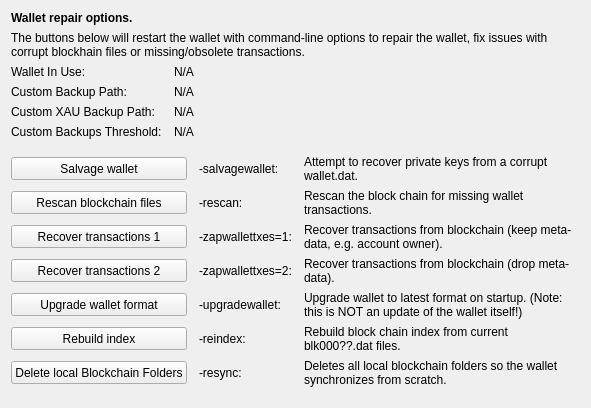
     <widget class="QWidget" name="tab_repair">
      <attribute name="title">
       <string>&amp;Wallet Repair</string>
      </attribute>
      <layout class="QGridLayout" name="gridLayout_4" columnstretch="0,0,0,0">
       <property name="horizontalSpacing">
        <number>12</number>
       </property>
       <item row="0" column="0" colspan="4">
        <widget class="QLabel" name="label_repair_header">
         <property name="font">
          <font>
           <weight>75</weight>
           <bold>true</bold>
          </font>
         </property>
         <property name="text">
          <string>Wallet repair options.</string>
         </property>
        </widget>
       </item>
       <item row="1" column="0" colspan="4">
        <widget class="QLabel" name="label_repair_helptext">
         <property name="font">
          <font>
           <weight>50</weight>
           <bold>false</bold>
          </font>
         </property>
         <property name="text">
          <string>The buttons below will restart the wallet with command-line options to repair the wallet, fix issues with corrupt blockhain files or missing/obsolete transactions.</string>
         </property>
         <property name="wordWrap">
          <bool>true</bool>
         </property>
        </widget>
       </item>
       <item row="2" column="0">
        <widget class="QLabel" name="wallet_path_label">
         <property name="text">
          <string>Wallet In Use:</string>
         </property>
        </widget>
       </item>
       <item row="2" column="1" colspan="3">
        <widget class="QLabel" name="wallet_path">
         <property name="cursor">
          <cursorShape>IBeamCursor</cursorShape>
         </property>
         <property name="text">
          <string>N/A</string>
         </property>
         <property name="textFormat">
          <enum>Qt::PlainText</enum>
         </property>
         <property name="textInteractionFlags">
          <set>Qt::LinksAccessibleByMouse|Qt::TextSelectableByKeyboard|Qt::TextSelectableByMouse</set>
         </property>
        </widget>
       </item>
       <item row="3" column="0">
        <widget class="QLabel" name="wallet_custombackuppath_label">
         <property name="visible">
          <bool>false</bool>
         </property>
         <property name="text">
          <string>Custom Backup Path:</string>
         </property>
        </widget>
       </item>
       <item row="3" column="1" colspan="3">
        <widget class="QLabel" name="wallet_custombackuppath">
         <property name="cursor">
          <cursorShape>IBeamCursor</cursorShape>
         </property>
         <property name="visible">
          <bool>false</bool>
         </property>
         <property name="text">
          <string>N/A</string>
         </property>
         <property name="textFormat">
          <enum>Qt::PlainText</enum>
         </property>
         <property name="textInteractionFlags">
          <set>Qt::LinksAccessibleByMouse|Qt::TextSelectableByKeyboard|Qt::TextSelectableByMouse</set>
         </property>
        </widget>
       </item>
       <item row="4" column="0">
        <widget class="QLabel" name="wallet_customzMuBdIbackuppath_label">
         <property name="visible">
          <bool>false</bool>
         </property>
         <property name="text">
          <string>Custom XAU Backup Path:</string>
         </property>
        </widget>
       </item>
       <item row="4" column="1" colspan="3">
        <widget class="QLabel" name="wallet_customzMuBdIbackuppath">
         <property name="cursor">
          <cursorShape>IBeamCursor</cursorShape>
         </property>
         <property name="visible">
          <bool>false</bool>
         </property>
         <property name="text">
          <string>N/A</string>
         </property>
         <property name="textFormat">
          <enum>Qt::PlainText</enum>
         </property>
         <property name="textInteractionFlags">
          <set>Qt::LinksAccessibleByMouse|Qt::TextSelectableByKeyboard|Qt::TextSelectableByMouse</set>
         </property>
        </widget>
       </item>
       <item row="5" column="0">
        <widget class="QLabel" name="wallet_custombackupthreshold_label">
         <property name="visible">
          <bool>false</bool>
         </property>
         <property name="text">
          <string>Custom Backups Threshold:</string>
         </property>
        </widget>
       </item>
       <item row="5" column="1" colspan="3">
        <widget class="QLabel" name="wallet_custombackupthreshold">
         <property name="cursor">
          <cursorShape>IBeamCursor</cursorShape>
         </property>
         <property name="visible">
          <bool>false</bool>
         </property>
         <property name="text">
          <string>N/A</string>
         </property>
         <property name="textFormat">
          <enum>Qt::PlainText</enum>
         </property>
         <property name="textInteractionFlags">
          <set>Qt::LinksAccessibleByMouse|Qt::TextSelectableByKeyboard|Qt::TextSelectableByMouse</set>
         </property>
        </widget>
       </item>
       <item row="6" column="0">
        <spacer name="verticalSpacer_repair1">
         <property name="orientation">
          <enum>Qt::Vertical</enum>
         </property>
         <property name="sizeHint" stdset="0">
          <size>
           <width>10</width>
           <height>10</height>
          </size>
         </property>
        </spacer>
       </item>
       <item row="7" column="0" colspan="2">
        <widget class="QPushButton" name="btn_salvagewallet">
         <property name="minimumSize">
          <size>
           <width>100</width>
           <height>23</height>
          </size>
         </property>
         <property name="text">
          <string>Salvage wallet</string>
         </property>
        </widget>
       </item>
       <item row="7" column="2">
        <widget class="QLabel" name="label_repair_salvage_command">
         <property name="text">
          <string notr="true">-salvagewallet:</string>
         </property>
        </widget>
       </item>
       <item row="7" column="3">
        <widget class="QLabel" name="label_repair_salvage">
         <property name="text">
          <string>Attempt to recover private keys from a corrupt wallet.dat.</string>
         </property>
         <property name="wordWrap">
          <bool>true</bool>
         </property>
        </widget>
       </item>
       <item row="8" column="0" colspan="2">
        <widget class="QPushButton" name="btn_rescan">
         <property name="minimumSize">
          <size>
           <width>100</width>
           <height>23</height>
          </size>
         </property>
         <property name="text">
          <string>Rescan blockchain files</string>
         </property>
        </widget>
       </item>
       <item row="8" column="2">
        <widget class="QLabel" name="label_repair_rescan_command">
         <property name="text">
          <string notr="true">-rescan:</string>
         </property>
        </widget>
       </item>
       <item row="8" column="3">
        <widget class="QLabel" name="label_repair_rescan">
         <property name="text">
          <string>Rescan the block chain for missing wallet transactions.</string>
         </property>
         <property name="wordWrap">
          <bool>true</bool>
         </property>
        </widget>
       </item>
       <item row="9" column="0" colspan="2">
        <widget class="QPushButton" name="btn_zapwallettxes1">
         <property name="minimumSize">
          <size>
           <width>100</width>
           <height>23</height>
          </size>
         </property>
         <property name="text">
          <string>Recover transactions 1</string>
         </property>
        </widget>
       </item>
       <item row="9" column="2">
        <widget class="QLabel" name="label_repair_zap1_command">
         <property name="text">
          <string notr="true">-zapwallettxes=1:</string>
         </property>
        </widget>
       </item>
       <item row="9" column="3">
        <widget class="QLabel" name="label_repair_zap1">
         <property name="text">
          <string>Recover transactions from blockchain (keep meta-data, e.g. account owner).</string>
         </property>
         <property name="wordWrap">
          <bool>true</bool>
         </property>
        </widget>
       </item>
       <item row="10" column="0" colspan="2">
        <widget class="QPushButton" name="btn_zapwallettxes2">
         <property name="minimumSize">
          <size>
           <width>100</width>
           <height>23</height>
          </size>
         </property>
         <property name="text">
          <string>Recover transactions 2</string>
         </property>
        </widget>
       </item>
       <item row="10" column="2">
        <widget class="QLabel" name="label_repair_zap2_command">
         <property name="text">
          <string notr="true">-zapwallettxes=2:</string>
         </property>
        </widget>
       </item>
       <item row="10" column="3">
        <widget class="QLabel" name="label_repair_zap2">
         <property name="text">
          <string>Recover transactions from blockchain (drop meta-data).</string>
         </property>
         <property name="wordWrap">
          <bool>true</bool>
         </property>
        </widget>
       </item>
       <item row="11" column="0" colspan="2">
        <widget class="QPushButton" name="btn_upgradewallet">
         <property name="minimumSize">
          <size>
           <width>100</width>
           <height>23</height>
          </size>
         </property>
         <property name="text">
          <string>Upgrade wallet format</string>
         </property>
        </widget>
       </item>
       <item row="11" column="2">
        <widget class="QLabel" name="label_repair_upgrade_command">
         <property name="text">
          <string notr="true">-upgradewallet:</string>
         </property>
        </widget>
       </item>
       <item row="11" column="3">
        <widget class="QLabel" name="label_repair_upgrade">
         <property name="text">
          <string>Upgrade wallet to latest format on startup. (Note: this is NOT an update of the wallet itself!)</string>
         </property>
         <property name="wordWrap">
          <bool>true</bool>
         </property>
        </widget>
       </item>
       <item row="12" column="0" colspan="2">
        <widget class="QPushButton" name="btn_reindex">
         <property name="minimumSize">
          <size>
           <width>100</width>
           <height>23</height>
          </size>
         </property>
         <property name="text">
          <string>Rebuild index</string>
         </property>
        </widget>
       </item>
       <item row="12" column="2">
        <widget class="QLabel" name="label_repair_reindex_command">
         <property name="text">
          <string notr="true">-reindex:</string>
         </property>
        </widget>
       </item>
       <item row="12" column="3">
        <widget class="QLabel" name="label_repair_reindex">
         <property name="text">
          <string>Rebuild block chain index from current blk000??.dat files.</string>
         </property>
         <property name="wordWrap">
          <bool>true</bool>
         </property>
        </widget>
       </item>
       <item row="13" column="0" colspan="2">
        <widget class="QPushButton" name="btn_resync">
         <property name="minimumSize">
          <size>
           <width>100</width>
           <height>23</height>
          </size>
         </property>
         <property name="text">
          <string>Delete local Blockchain Folders</string>
         </property>
        </widget>
       </item>
       <item row="13" column="2">
        <widget class="QLabel" name="label_repair_resync_command">
         <property name="text">
          <string>-resync:</string>
         </property>
        </widget>
       </item>
       <item row="13" column="3">
        <widget class="QLabel" name="label_repair_resync">
         <property name="text">
          <string>Deletes all local blockchain folders so the wallet synchronizes from scratch.</string>
         </property>
         <property name="wordWrap">
          <bool>true</bool>
         </property>
        </widget>
       </item>
       <item row="14" column="0">
        <spacer name="verticalSpacer_repair2">
         <property name="orientation">
          <enum>Qt::Vertical</enum>
         </property>
         <property name="sizeHint" stdset="0">
          <size>
           <width>20</width>
           <height>10</height>
          </size>
         </property>
        </spacer>
       </item>
      </layout>
     </widget>
